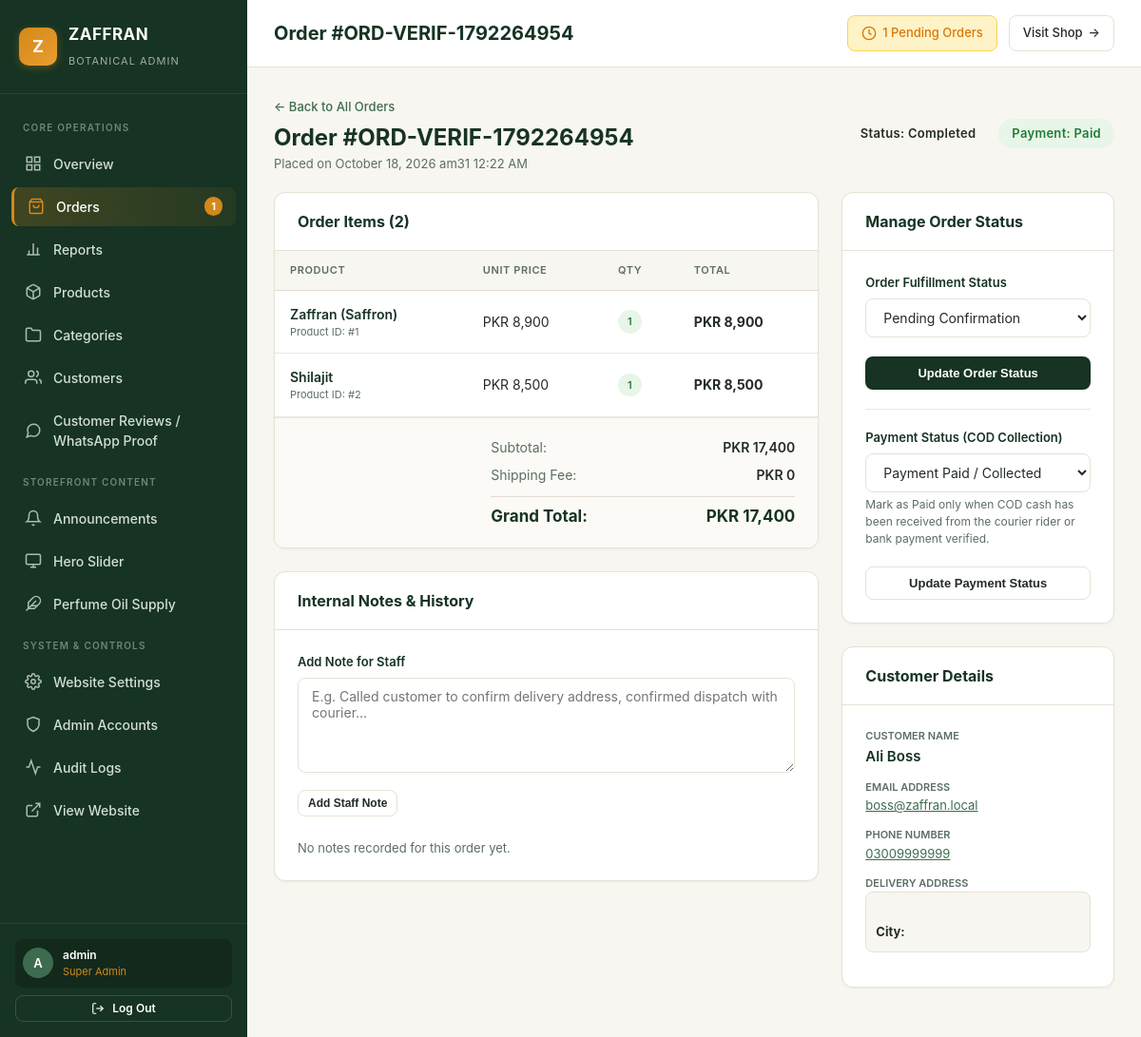
The page /admin/order-details.php?id=4 (signed in) on the database its author committed.
### tables this page shows
CREATE TABLE `orders` (
  `id` int(10) unsigned NOT NULL AUTO_INCREMENT,
  `order_number` varchar(60) NOT NULL,
  `access_token` varchar(64) DEFAULT NULL,
  `idempotency_key` varchar(64) DEFAULT NULL,
  `user_id` int(10) unsigned DEFAULT NULL,
  `customer_name` varchar(150) NOT NULL,
  `customer_email` varchar(191) NOT NULL,
  `customer_phone` varchar(30) NOT NULL,
  `delivery_address` text DEFAULT NULL,
  `city` varchar(100) DEFAULT NULL,
  `province` varchar(100) DEFAULT NULL,
  `postal_code` varchar(30) DEFAULT NULL,
  `subtotal` decimal(12,2) NOT NULL,
  `shipping_fee` decimal(12,2) NOT NULL DEFAULT 0.00,
  `discount_total` decimal(12,2) NOT NULL DEFAULT 0.00,
  `grand_total` decimal(12,2) NOT NULL DEFAULT 0.00,
  `total_amount` decimal(12,2) NOT NULL,
  `payment_method` varchar(50) NOT NULL DEFAULT 'cod',
  `order_status` varchar(50) NOT NULL DEFAULT 'pending',
  `currency` varchar(10) NOT NULL DEFAULT 'PKR',
  `payment_status` varchar(50) NOT NULL DEFAULT 'pending',
  `delivery_address_json` longtext NOT NULL,
  `notes` text DEFAULT NULL,
  `created_at` datetime NOT NULL DEFAULT current_timestamp(),
  `updated_at` datetime NOT NULL DEFAULT current_timestamp() ON UPDATE current_timestamp(),
  PRIMARY KEY (`id`),
  UNIQUE KEY `order_number` (`order_number`),
  UNIQUE KEY `uq_orders_access_token` (`access_token`),
  UNIQUE KEY `uq_orders_idempotency` (`idempotency_key`),
  KEY `idx_order_user` (`user_id`),
  KEY `idx_order_num` (`order_number`),
  CONSTRAINT `orders_ibfk_1` FOREIGN KEY (`user_id`) REFERENCES `users` (`id`)
);

CREATE TABLE `order_items` (
  `id` int(10) unsigned NOT NULL AUTO_INCREMENT,
  `order_id` int(10) unsigned NOT NULL,
  `product_id` int(10) unsigned DEFAULT NULL,
  `product_name` varchar(200) NOT NULL,
  `price` decimal(12,2) NOT NULL,
  `quantity` int(10) unsigned NOT NULL,
  `total_price` decimal(12,2) NOT NULL,
  `product_image` varchar(255) DEFAULT NULL,
  `created_at` datetime NOT NULL DEFAULT current_timestamp(),
  PRIMARY KEY (`id`),
  KEY `idx_order_items_order` (`order_id`),
  CONSTRAINT `order_items_ibfk_1` FOREIGN KEY (`order_id`) REFERENCES `orders` (`id`) ON DELETE CASCADE
);

### admin/order-details.php (the view, shortened to what this page needs)
<?php
$db = getDbConnection();
$orderId = (int)($_GET['id'] ?? 0);
$stmt = $db->prepare("SELECT * FROM orders WHERE id = ? LIMIT 1");
$stmt->execute([$orderId]);
$order = $stmt->fetch();
$itemsStmt = $db->prepare("SELECT * FROM order_items WHERE order_id = ?");
$itemsStmt->execute([$orderId]);
$orderItems = $itemsStmt->fetchAll();
$notesStmt = $db->prepare("SELECT * FROM order_notes WHERE order_id = ? ORDER BY id DESC");
$notesStmt->execute([$orderId]);
$orderNotes = $notesStmt->fetchAll();
require_once __DIR__ . '/header.php';
?>
<div style="display: flex; justify-content: space-between; align-items: center; margin-bottom: 20px; flex-wrap: wrap; gap: 12px;">
  <div>
    <a href="orders.php" style="color: var(--admin-sage); text-decoration: none; font-weight: 500; font-size: 13px;">&larr; Back to All Orders</a>
    <h2 style="font-size: 24px; color: var(--admin-forest); margin-top: 4px;">
      Order #<?php echo htmlspecialchars($order['order_number']); ?>
    </h2>
    <div style="font-size: 13px; color: var(--admin-text-muted);">
      Placed on <?php echo date('F d, Y at h:i A', strtotime($order['created_at'])); ?>
    </div>
  </div>
  <div style="display: flex; gap: 10px; align-items: center;">
    <span class="badge badge-<?php echo htmlspecialchars($order['order_status']); ?>" style="padding: 6px 14px; font-size: 13px;">
      Status: <?php echo htmlspecialchars($order['order_status']); ?>
    </span>
    <span class="badge badge-<?php echo htmlspecialchars($order['payment_status']); ?>" style="padding: 6px 14px; font-size: 13px;">
      Payment: <?php echo htmlspecialchars($order['payment_status']); ?>
    </span>
  </div>
</div>
<div style="display: grid; grid-template-columns: 2fr 1fr; gap: 24px;">
  <div>
    <div class="admin-card">
      <div class="admin-card-header">
        <div class="admin-card-title">Order Items (<?php echo count($orderItems); ?>)</div>
      </div>
      <div class="admin-card-body" style="padding: 0;">
        <table class="admin-table">
          <thead>
            <tr>
              <th>Product</th>
              <th>Unit Price</th>
              <th>Qty</th>
              <th>Total</th>
            </tr>
          </thead>
          <tbody>
            <?php foreach ($orderItems as $item): ?>
              <tr>
                <td>
                  <div style="font-weight: 600; color: var(--admin-forest);"><?php echo htmlspecialchars($item['product_name']); ?></div>
                  <?php if (!empty($item['product_id'])): ?>
                    <div style="font-size: 11px; color: var(--admin-text-muted);">Product ID: #<?php echo $item['product_id']; ?></div>
                  <?php endif; ?>
                </td>
                <td>PKR <?php echo number_format($item['price'], 0); ?></td>
                <td><span class="badge badge-active"><?php echo (int)$item['quantity']; ?></span></td>
                <td style="font-weight: 700;">PKR <?php echo number_format($item['total_price'], 0); ?></td>
              </tr>
            <?php endforeach; ?>
          </tbody>
        </table>
        <div style="padding: 20px 24px; background: #FCFAF6; border-top: 1px solid var(--admin-border-subtle);">
          <div style="max-width: 320px; margin-left: auto; display: flex; flex-direction: column; gap: 8px;">
            <div style="display: flex; justify-content: space-between; font-size: 14px;">
              <span style="color: var(--admin-text-muted);">Subtotal:</span>
              <span style="font-weight: 600;">PKR <?php echo number_format($order['subtotal'] ?? ($order['grand_total'] - $order['shipping_fee']), 0); ?></span>
            </div>
            <div style="display: flex; justify-content: space-between; font-size: 14px;">
              <span style="color: var(--admin-text-muted);">Shipping Fee:</span>
              <span style="font-weight: 600;">PKR <?php echo number_format($order['shipping_fee'], 0); ?></span>
            </div>
            <div style="display: flex; justify-content: space-between; font-size: 17px; font-weight: 700; color: var(--admin-forest); border-top: 1px solid var(--admin-border); padding-top: 8px; margin-top: 4px;">
              <span>Grand Total:</span>
              <span>PKR <?php echo number_format($order['grand_total'], 0); ?></span>
            </div>
          </div>
        </div>
      </div>
    </div>
    <div class="admin-card">
      <div class="admin-card-header">
        <div class="admin-card-title">Internal Notes & History</div>
      </div>
      <div class="admin-card-body">
        <form method="POST" style="margin-bottom: 24px;">
          <div class="form-group" style="margin-bottom: 12px;">
            <label class="form-label">Add Note for Staff</label>
            <textarea name="internal_note" class="form-control" placeholder="E.g. Called customer to confirm delivery address, confirmed dispatch with courier..." rows="2" required></textarea>
          </div>
          <button type="submit" class="btn btn-secondary btn-sm">Add Staff Note</button>
        </form>
        <?php if (empty($orderNotes)): ?>
          <p style="font-size: 13px; color: var(--admin-text-muted);">No notes recorded for this order yet.</p>
        <?php endif; ?>
      </div>
    </div>
  </div>
  <div>
    <div class="admin-card">
      <div class="admin-card-header">
        <div class="admin-card-title">Manage Order Status</div>
      </div>
      <div class="admin-card-body">
        <form method="POST" style="margin-bottom: 20px;">
          <div class="form-group">
            <label class="form-label">Order Fulfillment Status</label>
            <select name="order_status" class="form-control">
              <option value="pending" <?php echo $order['order_status'] === 'pending' ? 'selected' : ''; ?>>Pending Confirmation</option>
            </select>
          </div>
          <button type="submit" class="btn btn-primary" style="width: 100%;">Update Order Status</button>
        </form>
        <hr style="border: 0; border-top: 1px solid var(--admin-border-subtle); margin: 20px 0;">
        <form method="POST">
          <div class="form-group">
            <label class="form-label">Payment Status (COD Collection)</label>
            <select name="payment_status" class="form-control">
              <option value="paid" <?php echo $order['payment_status'] === 'paid' ? 'selected' : ''; ?>>Payment Paid / Collected</option>
            </select>
            <div class="form-help">
              Mark as Paid only when COD cash has been received from the courier rider or bank payment verified.
            </div>
          </div>
          <button type="submit" class="btn btn-secondary" style="width: 100%;">Update Payment Status</button>
        </form>
      </div>
    </div>
    <div class="admin-card">
      <div class="admin-card-header">
        <div class="admin-card-title">Customer Details</div>
      </div>
      <div class="admin-card-body" style="font-size: 13px; line-height: 1.6;">
        <div style="margin-bottom: 12px;">
          <div style="font-size: 11px; text-transform: uppercase; color: var(--admin-text-muted); font-weight: 600;">Customer Name</div>
          <div style="font-size: 15px; font-weight: 600; color: var(--admin-forest);">
            <?php echo htmlspecialchars($order['customer_name']); ?>
          </div>
        </div>
        <div style="margin-bottom: 12px;">
          <div style="font-size: 11px; text-transform: uppercase; color: var(--admin-text-muted); font-weight: 600;">Email Address</div>
          <div><a href="mailto:<?php echo htmlspecialchars($order['customer_email']); ?>" style="color: var(--admin-sage);"><?php echo htmlspecialchars($order['customer_email']); ?></a></div>
        </div>
        <div style="margin-bottom: 12px;">
          <div style="font-size: 11px; text-transform: uppercase; color: var(--admin-text-muted); font-weight: 600;">Phone Number</div>
          <div><a href="tel:<?php echo htmlspecialchars($order['customer_phone']); ?>" style="color: var(--admin-sage);"><?php echo htmlspecialchars($order['customer_phone'] ?: 'N/A'); ?></a></div>
        </div>
        <div style="margin-bottom: 12px;">
          <div style="font-size: 11px; text-transform: uppercase; color: var(--admin-text-muted); font-weight: 600;">Delivery Address</div>
          <div style="background: #F8F6F0; padding: 10px; border-radius: var(--admin-radius-sm); border: 1px solid var(--admin-card-border);">
            <?php echo nl2br(htmlspecialchars($order['delivery_address'])); ?><br>
            <strong>City:</strong> <?php echo htmlspecialchars($order['city'] ?? ''); ?><br>
          </div>
        </div>
      </div>
    </div>
  </div>
</div>
<?php require_once __DIR__ . '/footer.php'; ?>

### admin/admin.css (style rules this page uses)
:root { --admin-bg: #F8F6F0; --admin-card: #FFFFFF; --admin-card-border: #E8E2D5; --admin-forest: #163323; --admin-forest-hover: #1e4530; --admin-forest-dark: #0f2318; --admin-sage: #3D6B4F; --admin-sage-light: #EBF2EC; --admin-saffron: #D4881A; --admin-saffron-light: #FFF4E5; --admin-saffron-dark: #B36F0F; --admin-text-main: #232B25; --admin-text-muted: #5C6E63; --admin-border: #E2DBD0; --admin-border-subtle: #EDE7DD; --admin-danger: #C0392B; --admin-danger-light: #FDE8E8; --admin-success: #1E7E34; --admin-success-light: #E8F5E9; --admin-warning: #D97706; --admin-warning-light: #FEF3C7; --admin-info: #2B6CB0; --admin-info-light: #EBF8FF; --admin-font: -apple-system, BlinkMacSystemFont, "Segoe UI", Roboto, "Helvetica Neue", Arial, sans-serif; --admin-sidebar-width: 260px; --admin-radius: 12px; --admin-radius-sm: 8px; --admin-shadow-sm: 0 1px 3px rgba(22, 51, 35, 0.05); --admin-shadow-md: 0 4px 12px rgba(22, 51, 35, 0.06); --admin-shadow-lg: 0 10px 24px rgba(22, 51, 35, 0.08); }
* { box-sizing: border-box; margin: 0; padding: 0; }
body.admin-body { font-family: var(--admin-font); background-color: var(--admin-bg); color: var(--admin-text-main); line-height: 1.5; -webkit-font-smoothing: antialiased; min-height: 100vh; }
.admin-card { background: var(--admin-card); border: 1px solid var(--admin-card-border); border-radius: var(--admin-radius); box-shadow: var(--admin-shadow-sm); margin-bottom: 24px; overflow: hidden; }
.admin-card-header { padding: 18px 24px; border-bottom: 1px solid var(--admin-card-border); display: flex; align-items: center; justify-content: space-between; flex-wrap: wrap; gap: 12px; }
.admin-card-title { font-size: 16px; font-weight: 700; color: var(--admin-forest); }
.admin-card-body { padding: 24px; }
.admin-table { width: 100%; border-collapse: collapse; text-align: left; font-size: 14px; }
.admin-table th { background: #F8F6F0; color: var(--admin-text-muted); font-weight: 600; text-transform: uppercase; font-size: 11px; letter-spacing: 0.6px; padding: 12px 16px; border-bottom: 1px solid var(--admin-border); white-space: nowrap; }
.admin-table td { padding: 14px 16px; border-bottom: 1px solid var(--admin-border-subtle); color: var(--admin-text-main); vertical-align: middle; }
.badge { display: inline-flex; align-items: center; gap: 4px; padding: 4px 10px; border-radius: 20px; font-size: 11px; font-weight: 600; text-transform: capitalize; letter-spacing: 0.3px; }
.badge-delivered, .badge-active, .badge-paid { background: var(--admin-success-light); color: var(--admin-success); }
.btn { display: inline-flex; align-items: center; justify-content: center; gap: 8px; padding: 9px 16px; border-radius: var(--admin-radius-sm); font-size: 13px; font-weight: 600; text-decoration: none; cursor: pointer; border: 1px solid transparent; transition: all 0.15s ease; line-height: 1.2; }
.btn-primary { background: var(--admin-forest); color: #FFFFFF; }
.btn-secondary { background: #FFFFFF; border-color: var(--admin-card-border); color: var(--admin-text-main); }
.btn-sm { padding: 6px 10px; font-size: 12px; }
.form-group { margin-bottom: 20px; }
.form-label { display: block; font-size: 13px; font-weight: 600; color: var(--admin-forest); margin-bottom: 6px; }
.form-control { width: 100%; padding: 10px 14px; font-size: 14px; font-family: inherit; color: var(--admin-text-main); background: #FFFFFF; border: 1px solid var(--admin-card-border); border-radius: var(--admin-radius-sm); transition: border-color 0.15s ease, box-shadow 0.15s ease; }
textarea.form-control { min-height: 100px; resize: vertical; }
.form-help { font-size: 12px; color: var(--admin-text-muted); margin-top: 4px; }

### rows shown on the page
orders: order_number "ORD-VERIF-1792264954", created_at "October 18, 2026 am31 12:22 AM", order_status "Completed", payment_status "Paid", subtotal "17,400", shipping_fee "0", grand_total "17,400", payment_status "Payment Paid / Collected", customer_name "Ali Boss", customer_email "boss@zaffran.local", customer_phone "03009999999"
order_items: product_name "Zaffran (Saffron)", product "1", price "8,900", quantity "1", total_price "8,900"
order_items: product_name "Shilajit", product "2", price "8,500", quantity "1", total_price "8,500"

### other values the page prints
$pendingOrdersCount "1"
substr($currentAdmin['username'], 0, 1) "A"
$currentAdmin['username'] "admin"
str_replace('_', ' ', $currentAdmin['role']) "Super Admin"
$pageTitle "Order #ORD-VERIF-1792264954"
count($orderItems) "2"
